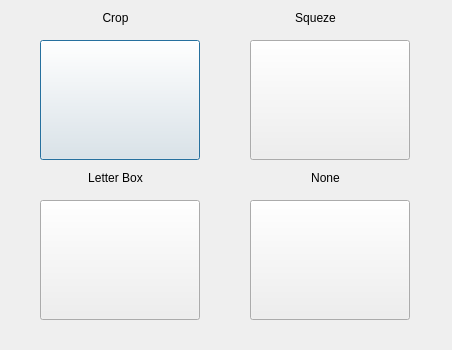
<?xml version="1.0" encoding="UTF-8"?>
<ui version="4.0">
 <class>Dialog</class>
 <widget class="QDialog" name="Dialog">
  <property name="geometry">
   <rect>
    <x>0</x>
    <y>0</y>
    <width>452</width>
    <height>350</height>
   </rect>
  </property>
  <property name="windowIcon">
   <iconset>
    <normaloff>../../../xdg/openshot.svg</normaloff>../../../xdg/openshot.svg</iconset>
  </property>
  <property name="locale">
   <locale language="English" country="UnitedStates"/>
  </property>
  <widget class="QWidget" name="widget" native="true">
   <property name="geometry">
    <rect>
     <x>10</x>
     <y>10</y>
     <width>431</width>
     <height>321</height>
    </rect>
   </property>
   <widget class="QLabel" name="label">
    <property name="geometry">
     <rect>
      <x>60</x>
      <y>0</y>
      <width>91</width>
      <height>16</height>
     </rect>
    </property>
    <property name="text">
     <string>&lt;html&gt;&lt;head/&gt;&lt;body&gt;&lt;p&gt;Crop&lt;/p&gt;&lt;/body&gt;&lt;/html&gt;</string>
    </property>
    <property name="alignment">
     <set>Qt::AlignCenter</set>
    </property>
   </widget>
   <widget class="QLabel" name="label_2">
    <property name="geometry">
     <rect>
      <x>260</x>
      <y>0</y>
      <width>91</width>
      <height>16</height>
     </rect>
    </property>
    <property name="text">
     <string>&lt;html&gt;&lt;head/&gt;&lt;body&gt;&lt;p&gt;Squeze&lt;/p&gt;&lt;/body&gt;&lt;/html&gt;</string>
    </property>
    <property name="alignment">
     <set>Qt::AlignCenter</set>
    </property>
   </widget>
   <widget class="QLabel" name="label_3">
    <property name="geometry">
     <rect>
      <x>60</x>
      <y>160</y>
      <width>91</width>
      <height>16</height>
     </rect>
    </property>
    <property name="text">
     <string>&lt;html&gt;&lt;head/&gt;&lt;body&gt;&lt;p&gt;Letter Box&lt;/p&gt;&lt;/body&gt;&lt;/html&gt;</string>
    </property>
    <property name="alignment">
     <set>Qt::AlignCenter</set>
    </property>
   </widget>
   <widget class="QLabel" name="label_4">
    <property name="geometry">
     <rect>
      <x>270</x>
      <y>160</y>
      <width>91</width>
      <height>16</height>
     </rect>
    </property>
    <property name="text">
     <string>&lt;html&gt;&lt;head/&gt;&lt;body&gt;&lt;p&gt;None&lt;/p&gt;&lt;/body&gt;&lt;/html&gt;</string>
    </property>
    <property name="alignment">
     <set>Qt::AlignCenter</set>
    </property>
   </widget>
   <widget class="QPushButton" name="btncrop">
    <property name="geometry">
     <rect>
      <x>30</x>
      <y>30</y>
      <width>160</width>
      <height>120</height>
     </rect>
    </property>
    <property name="icon">
     <iconset resource="squeze.qrc">
      <normaloff>:/newPrefix/crop.png</normaloff>:/newPrefix/crop.png</iconset>
    </property>
    <property name="iconSize">
     <size>
      <width>140</width>
      <height>120</height>
     </size>
    </property>
   </widget>
   <widget class="QPushButton" name="btnnone">
    <property name="geometry">
     <rect>
      <x>240</x>
      <y>190</y>
      <width>160</width>
      <height>120</height>
     </rect>
    </property>
    <property name="icon">
     <iconset resource="squeze.qrc">
      <normaloff>:/newPrefix/none.png</normaloff>:/newPrefix/none.png</iconset>
    </property>
    <property name="iconSize">
     <size>
      <width>160</width>
      <height>82</height>
     </size>
    </property>
   </widget>
   <widget class="QPushButton" name="btnsqueze">
    <property name="geometry">
     <rect>
      <x>240</x>
      <y>30</y>
      <width>160</width>
      <height>120</height>
     </rect>
    </property>
    <property name="icon">
     <iconset resource="squeze.qrc">
      <normaloff>:/newPrefix/squeze.png</normaloff>:/newPrefix/squeze.png</iconset>
    </property>
    <property name="iconSize">
     <size>
      <width>150</width>
      <height>100</height>
     </size>
    </property>
   </widget>
   <widget class="QPushButton" name="btnletterbox">
    <property name="geometry">
     <rect>
      <x>30</x>
      <y>190</y>
      <width>160</width>
      <height>120</height>
     </rect>
    </property>
    <property name="icon">
     <iconset resource="squeze.qrc">
      <normaloff>:/newPrefix/letterbox.png</normaloff>:/newPrefix/letterbox.png</iconset>
    </property>
    <property name="iconSize">
     <size>
      <width>140</width>
      <height>110</height>
     </size>
    </property>
   </widget>
  </widget>
 </widget>
 <resources>
  <include location="squeze.qrc"/>
 </resources>
 <connections/>
</ui>
